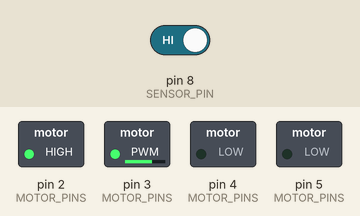
Bench run of a sketch on a simulated Arduino Uno, built with avr-gcc and run on an emulated ATmega328P. Parts: switched loads named in the sketch (green lamp = pin HIGH). The inputs (shaded band) are chosen by the test bench; at power-on: pin 8 (SENSOR_PIN) HIGH.

Above: at 0.8 s.
0.9 s: pin 8 (SENSOR_PIN) driven LOW
At 2.3 s:
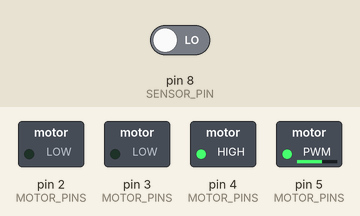
Timing chart, 0 to 3.9 s (numbered marks = the images above; inputs shaded):
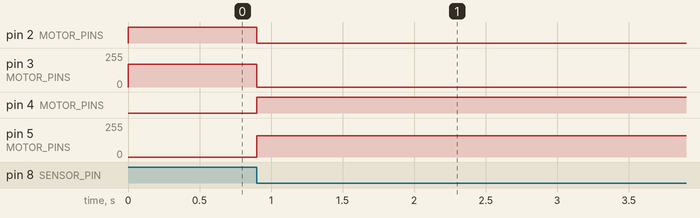

The sketch:

Culminating.ino
```cpp
/*
Joanna and Andy (and Dimitri for the last three days)
Due June 14, 2019
A program to control the Arduino robot car.
*/


#include <NewPing.h> // library to operate ultrosonic sensor

// pin constants
// MOTOR_PINS[m][w] denotes the motor m:
// m == 1: left motor; m == 0: right motor
// w == 0: digital wire; w == 1: analog wire
#define LEFT 1
#define RIGHT 0
const int MOTOR_PINS[2][2] = {{2, 3}, {4, 5}};

// pin for line detection: LOW is black, HIGH is other
#define SENSOR_PIN 8

// constants for linear and rotational motion
/*
Note: the right motor tends to spin a little bit faster than
the left, so these constants are to offset this hardware
imperfection.
*/
const double FORWARD_IMBALANCE = 1.04;
const double BACKWARD_IMBALANCE = 1.14;
const double ROTATION_TIME = 5.8;

// delay time between actions
const int DELAY_TIME = 1000;

// analog values for full and half speed
const int FULL_SPEED = 180;
const int HALF_SPEED = 100;
const int QUARTER_SPEED = 85;

// setup for ultrasonic sensor
// TODO: ensure pin values are correct
#define TRIGGER_PIN A1
#define ECHO_PIN A2
NewPing sonar(TRIGGER_PIN, ECHO_PIN);

// for wall detection: centimetres before switching direction
const int THRESHOLD = 12;

const int NO_TIME_LIMIT = -420;


// --------------------UTILITY FUNCTIONS--------------------

void spin_motor(int m, int s) {
  if (m == LEFT) {
    // the left motor is slower, so scale it depending
    // on if the car is to move forward or backward
    s *= (s >= 0 ? FORWARD_IMBALANCE : BACKWARD_IMBALANCE);
  }
  // use math to move forward and backward
  if (s >= 0) {
    digitalWrite(MOTOR_PINS[m][0], LOW);
    analogWrite(MOTOR_PINS[m][1], s);
  } else {
    digitalWrite(MOTOR_PINS[m][0], HIGH);
    analogWrite(MOTOR_PINS[m][1], 255 + s);
  }
}

void spin_motors(int left_speed, int right_speed) {
  spin_motor(LEFT, left_speed);
  spin_motor(RIGHT, right_speed);
}

void spin_motors_timed(int left_speed, int right_speed, int milliseconds) {
  int end_time = millis() + milliseconds;
  while (millis() < end_time) { // loop while end time is not reached
    spin_motors(left_speed, right_speed);
  }
}

void spin_motors_timed(int s, int milliseconds) {
  spin_motors_timed(s, s, milliseconds);
}

void turn_motors_off(int milliseconds) {
  spin_motors_timed(0, milliseconds);
}

void rotate_car(int d) {
  if (d == 0) {
    return;
  }
  int duration = abs(ROTATION_TIME * d);
  if (d > 0) {
    spin_motors_timed(-100, 100, duration);
  } else {
    spin_motors_timed(100, -100, duration);
  }
}

void go_full_speed(int milliseconds) {
  spin_motors_timed(FULL_SPEED, milliseconds);
}

void go_half_speed(int milliseconds) {
  spin_motors_timed(HALF_SPEED, milliseconds);
}

void go_quarter_speed(int milliseconds) {
  spin_motors_timed(QUARTER_SPEED, milliseconds);
}


// --------------------SUBMISSION 2 CODE--------------------

void speed_test() {
  // goes full speed for 2 seconds, then half speed for 2 seconds
  go_full_speed(2000);
  turn_motors_off(DELAY_TIME);
  go_half_speed(2000);
}

void straight_line_test() {
  go_full_speed(1500);
}

void rotate_test() {
  // the argument to rotate_car is -90 because
  // clockwise motion corresponds to a negative degree value
  rotate_car(-90);
  turn_motors_off(DELAY_TIME);
  rotate_car(-90);
  turn_motors_off(DELAY_TIME);
  rotate_car(-90);
  turn_motors_off(DELAY_TIME);
  rotate_car(-90);
}


// --------------------SUBMISSION 3 CODE--------------------

void detect_line_test() {
  // does a 360 when a black line is detected
  while (digitalRead(SENSOR_PIN) == HIGH) { // non-black was detected
    spin_motors(FULL_SPEED, FULL_SPEED);
  }
  rotate_car(360);
}

void follow_line_test() {
  // the sensor got moved to the back, so we are reversing the
  // direction for everything in this submission
  const int SPEED = -QUARTER_SPEED;
  while (true) {
    if (digitalRead(SENSOR_PIN) == LOW) {
      spin_motors(SPEED, 0);
    } else {
      spin_motors(0, SPEED);
    }
  }
  // lol this code is so simple but it works
}


// --------------------SUBMISSION 4 CODE--------------------
/*
NOTE: as of the end of the period on June 14, this is no longer needed.
Thank you Mr. Schaeffer! :)
*/

void obstacle_test() {
  // detection for obstacles; does a 360 once obstacle is detected
  while (sonar.ping_cm() > THRESHOLD) {
    spin_motors(HALF_SPEED, HALF_SPEED);
  }
  rotate_car(360);
}

void ping_pong_test(int milliseconds) {
  int end_time = millis() + milliseconds;
  while (millis() < end_time) { // loop while end time is not reached
    if (sonar.ping_cm() > THRESHOLD) {
      spin_motors(HALF_SPEED, HALF_SPEED); // not close to a wall
    } else {
      rotate_car(180); // too close to wall; turn around
    }
  }
}

void boundary_test() {
  // ensure lap direction is counterclockwise
  for (int i = 0; i < 4; i++) {
    while (sonar.ping_cm() > THRESHOLD) { // not close to wall
      spin_motors(HALF_SPEED, HALF_SPEED);
    }
    rotate_car(90); // turn left
  }
}


// --------------------DRIVER CODE--------------------

void setup() {
  // set pin modes
  for (int m = 0; m < 2; m++) {
    for (int w = 0; w < 2; w++) {
      pinMode(MOTOR_PINS[m][w], OUTPUT);
    }
  }
  pinMode(SENSOR_PIN, INPUT);
//  speed_test();
//  straight_line_test();
//  rotate_test();
//  detect_line_test();
  follow_line_test();
//  obstacle_test();
}

/*
NOTE: the below code is mandatory for compilation, but all that
we do is keep the motors off.
*/
void loop() {
  spin_motors(0, 0); // keep motors off
}
```

Measured:
- after the input at 0.9 s, pin 2 (MOTOR_PINS): HIGH → LOW at once; pin 3 (MOTOR_PINS): 170/255 → 0/255 at once; pin 4 (MOTOR_PINS): LOW → HIGH at once; pin 5 (MOTOR_PINS): 0/255 → 159/255 at once
